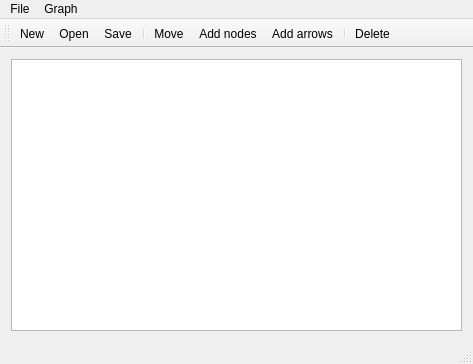
<?xml version="1.0" encoding="UTF-8"?>
<ui version="4.0">
 <class>MainWindow</class>
 <widget class="QMainWindow" name="MainWindow">
  <property name="geometry">
   <rect>
    <x>0</x>
    <y>0</y>
    <width>473</width>
    <height>364</height>
   </rect>
  </property>
  <property name="windowTitle">
   <string>[*] Graph</string>
  </property>
  <property name="windowIcon">
   <iconset resource="resources.qrc">
    <normaloff>:/images/res/icon.png</normaloff>:/images/res/icon.png</iconset>
  </property>
  <property name="locale">
   <locale language="English" country="UnitedStates"/>
  </property>
  <property name="documentMode">
   <bool>false</bool>
  </property>
  <widget class="QWidget" name="centralWidget">
   <layout class="QVBoxLayout" name="verticalLayout">
    <item>
     <widget class="QGraphicsView" name="graphicsView">
      <property name="renderHints">
       <set>QPainter::Antialiasing|QPainter::TextAntialiasing</set>
      </property>
     </widget>
    </item>
   </layout>
  </widget>
  <widget class="QMenuBar" name="menuBar">
   <property name="geometry">
    <rect>
     <x>0</x>
     <y>0</y>
     <width>473</width>
     <height>21</height>
    </rect>
   </property>
   <widget class="QMenu" name="menu">
    <property name="title">
     <string>File</string>
    </property>
    <addaction name="actionNew"/>
    <addaction name="actionOpen"/>
    <addaction name="actionSave"/>
    <addaction name="separator"/>
    <addaction name="actionExit"/>
   </widget>
   <widget class="QMenu" name="menu_2">
    <property name="title">
     <string>Graph</string>
    </property>
    <addaction name="actionMove"/>
    <addaction name="actionAddVertexes"/>
    <addaction name="actionAddLines"/>
    <addaction name="separator"/>
    <addaction name="actionAdjMatrix"/>
    <addaction name="actionChangeScale"/>
   </widget>
   <addaction name="menu"/>
   <addaction name="menu_2"/>
  </widget>
  <widget class="QStatusBar" name="statusBar"/>
  <widget class="QToolBar" name="toolBar">
   <property name="windowTitle">
    <string>toolBar</string>
   </property>
   <attribute name="toolBarArea">
    <enum>TopToolBarArea</enum>
   </attribute>
   <attribute name="toolBarBreak">
    <bool>false</bool>
   </attribute>
   <addaction name="actionNew"/>
   <addaction name="actionOpen"/>
   <addaction name="actionSave"/>
   <addaction name="separator"/>
   <addaction name="actionMove"/>
   <addaction name="actionAddVertexes"/>
   <addaction name="actionAddLines"/>
   <addaction name="separator"/>
   <addaction name="actionDelete"/>
  </widget>
  <action name="actionOpen">
   <property name="icon">
    <iconset resource="resources.qrc">
     <normaloff>:/images/res/standardbutton-open-32.png</normaloff>:/images/res/standardbutton-open-32.png</iconset>
   </property>
   <property name="text">
    <string>Open</string>
   </property>
   <property name="toolTip">
    <string>Open graph from file</string>
   </property>
   <property name="shortcut">
    <string>Ctrl+O</string>
   </property>
  </action>
  <action name="actionSave">
   <property name="icon">
    <iconset resource="resources.qrc">
     <normaloff>:/images/res/standardbutton-save-32.png</normaloff>:/images/res/standardbutton-save-32.png</iconset>
   </property>
   <property name="text">
    <string>Save</string>
   </property>
   <property name="toolTip">
    <string>Save graph to file</string>
   </property>
   <property name="shortcut">
    <string>Ctrl+S</string>
   </property>
  </action>
  <action name="actionExit">
   <property name="icon">
    <iconset resource="resources.qrc">
     <normaloff>:/images/res/Exit.png</normaloff>:/images/res/Exit.png</iconset>
   </property>
   <property name="text">
    <string>Exit</string>
   </property>
   <property name="toolTip">
    <string>Exit the application</string>
   </property>
   <property name="shortcut">
    <string>Ctrl+E</string>
   </property>
  </action>
  <action name="actionMove">
   <property name="checkable">
    <bool>true</bool>
   </property>
   <property name="icon">
    <iconset resource="resources.qrc">
     <normaloff>:/images/res/Move.png</normaloff>:/images/res/Move.png</iconset>
   </property>
   <property name="text">
    <string>Move</string>
   </property>
   <property name="toolTip">
    <string>Move mode</string>
   </property>
  </action>
  <action name="actionAddVertexes">
   <property name="checkable">
    <bool>true</bool>
   </property>
   <property name="icon">
    <iconset resource="resources.qrc">
     <normaloff>:/images/res/Create.png</normaloff>:/images/res/Create.png</iconset>
   </property>
   <property name="text">
    <string>Add nodes</string>
   </property>
   <property name="toolTip">
    <string>Add nodes mode</string>
   </property>
  </action>
  <action name="actionAddLines">
   <property name="checkable">
    <bool>true</bool>
   </property>
   <property name="icon">
    <iconset resource="resources.qrc">
     <normaloff>:/images/res/Arrow.png</normaloff>:/images/res/Arrow.png</iconset>
   </property>
   <property name="text">
    <string>Add arrows</string>
   </property>
   <property name="toolTip">
    <string>Add arrows mode</string>
   </property>
  </action>
  <action name="actionDelete">
   <property name="icon">
    <iconset resource="resources.qrc">
     <normaloff>:/images/res/Delete.png</normaloff>:/images/res/Delete.png</iconset>
   </property>
   <property name="text">
    <string>Delete</string>
   </property>
   <property name="toolTip">
    <string>Delete selected object</string>
   </property>
  </action>
  <action name="actionAdjMatrix">
   <property name="text">
    <string>Adjacency matrix...</string>
   </property>
   <property name="toolTip">
    <string>Show adjacency matrix</string>
   </property>
  </action>
  <action name="actionChangeScale">
   <property name="text">
    <string>Scale...</string>
   </property>
   <property name="toolTip">
    <string>Change scale</string>
   </property>
  </action>
  <action name="actionNew">
   <property name="icon">
    <iconset resource="resources.qrc">
     <normaloff>:/images/res/file-32.png</normaloff>:/images/res/file-32.png</iconset>
   </property>
   <property name="text">
    <string>New</string>
   </property>
   <property name="toolTip">
    <string>Create a new graph</string>
   </property>
   <property name="shortcut">
    <string>Ctrl+N</string>
   </property>
  </action>
 </widget>
 <layoutdefault spacing="6" margin="11"/>
 <resources>
  <include location="resources.qrc"/>
 </resources>
 <connections>
  <connection>
   <sender>actionExit</sender>
   <signal>triggered()</signal>
   <receiver>MainWindow</receiver>
   <slot>close()</slot>
   <hints>
    <hint type="sourcelabel">
     <x>-1</x>
     <y>-1</y>
    </hint>
    <hint type="destinationlabel">
     <x>236</x>
     <y>181</y>
    </hint>
   </hints>
  </connection>
  <connection>
   <sender>actionOpen</sender>
   <signal>triggered()</signal>
   <receiver>MainWindow</receiver>
   <slot>loadFromFile()</slot>
   <hints>
    <hint type="sourcelabel">
     <x>-1</x>
     <y>-1</y>
    </hint>
    <hint type="destinationlabel">
     <x>236</x>
     <y>181</y>
    </hint>
   </hints>
  </connection>
  <connection>
   <sender>actionSave</sender>
   <signal>triggered()</signal>
   <receiver>MainWindow</receiver>
   <slot>saveToFile()</slot>
   <hints>
    <hint type="sourcelabel">
     <x>-1</x>
     <y>-1</y>
    </hint>
    <hint type="destinationlabel">
     <x>236</x>
     <y>181</y>
    </hint>
   </hints>
  </connection>
  <connection>
   <sender>actionDelete</sender>
   <signal>triggered()</signal>
   <receiver>MainWindow</receiver>
   <slot>deleteSelected()</slot>
   <hints>
    <hint type="sourcelabel">
     <x>-1</x>
     <y>-1</y>
    </hint>
    <hint type="destinationlabel">
     <x>236</x>
     <y>181</y>
    </hint>
   </hints>
  </connection>
  <connection>
   <sender>actionAdjMatrix</sender>
   <signal>triggered()</signal>
   <receiver>MainWindow</receiver>
   <slot>showAdjMatrix()</slot>
   <hints>
    <hint type="sourcelabel">
     <x>-1</x>
     <y>-1</y>
    </hint>
    <hint type="destinationlabel">
     <x>236</x>
     <y>181</y>
    </hint>
   </hints>
  </connection>
  <connection>
   <sender>actionChangeScale</sender>
   <signal>triggered()</signal>
   <receiver>MainWindow</receiver>
   <slot>changeScale()</slot>
   <hints>
    <hint type="sourcelabel">
     <x>-1</x>
     <y>-1</y>
    </hint>
    <hint type="destinationlabel">
     <x>236</x>
     <y>181</y>
    </hint>
   </hints>
  </connection>
  <connection>
   <sender>actionNew</sender>
   <signal>triggered()</signal>
   <receiver>MainWindow</receiver>
   <slot>newGraph()</slot>
   <hints>
    <hint type="sourcelabel">
     <x>-1</x>
     <y>-1</y>
    </hint>
    <hint type="destinationlabel">
     <x>236</x>
     <y>181</y>
    </hint>
   </hints>
  </connection>
 </connections>
 <slots>
  <slot>loadFromFile()</slot>
  <slot>saveToFile()</slot>
  <slot>changeMode()</slot>
  <slot>deleteSelected()</slot>
  <slot>showAdjMatrix()</slot>
  <slot>changeScale()</slot>
  <slot>newGraph()</slot>
 </slots>
</ui>
